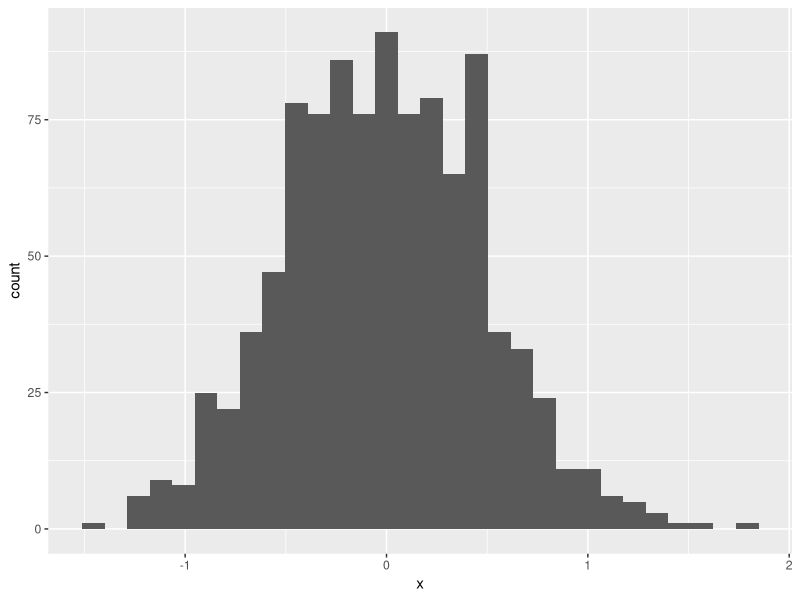
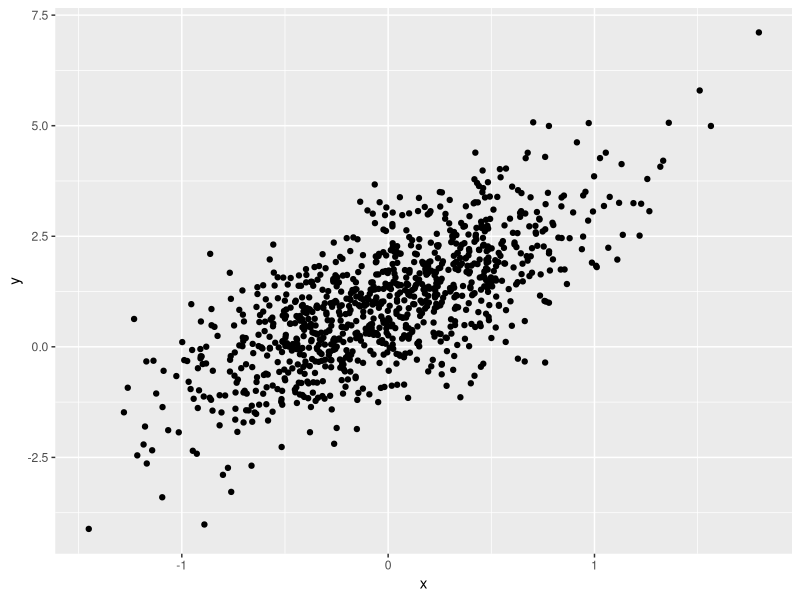
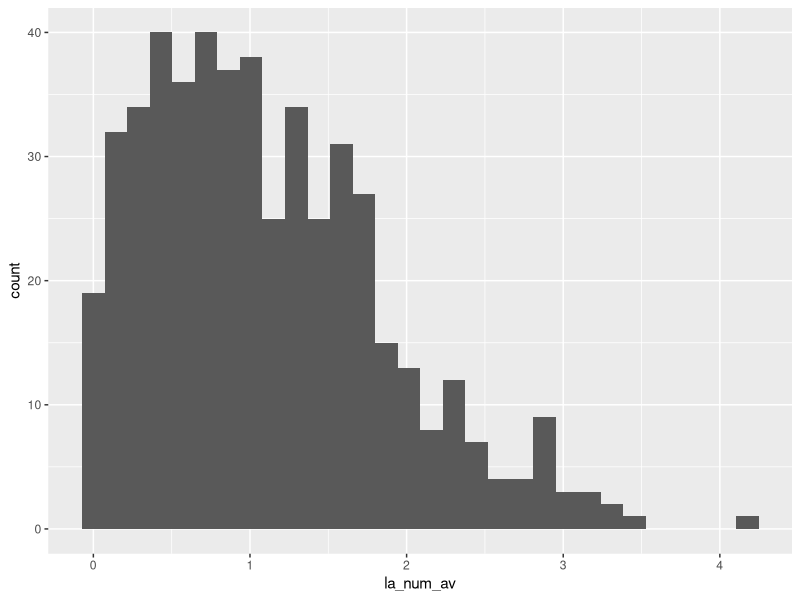
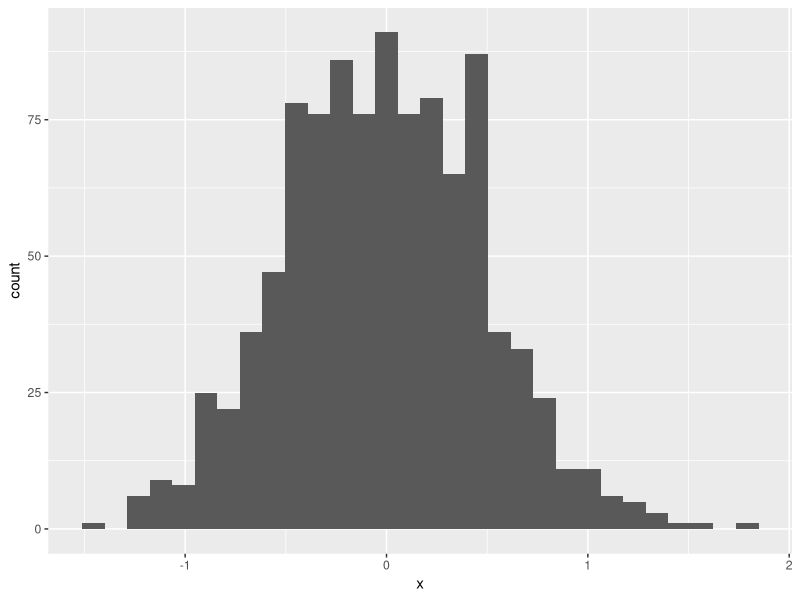

R code for these plots, in order:
## ---- chunk 1
library(tidyverse)
## ---- chunk 2
samp = rnorm(100)
length(samp)
## ---- chunk 3
plot_df = 
  tibble(
    x = rnorm(1000, sd = 0.5),
    y = 1+ 2 * x + rnorm(1000),
  )
head(plot_df)
## ---- chunk 4
ggplot(plot_df, aes(x = x)) + geom_histogram()

ggplot(plot_df, aes(x = x, y = y)) + geom_point()
## ---- chunk 5
la_df = 
  tibble(
    la_num = rnorm(500, mean = 1),
    la_fac = la_num > 0,
    la_num_av = abs(la_num)
  )

ggplot(la_df, aes(x = la_num_av)) + geom_histogram()

median_la_num = median(pull(la_df, la_num))
## ---- chunk 6
ggplot(plot_df, aes(x = x)) + geom_histogram()
